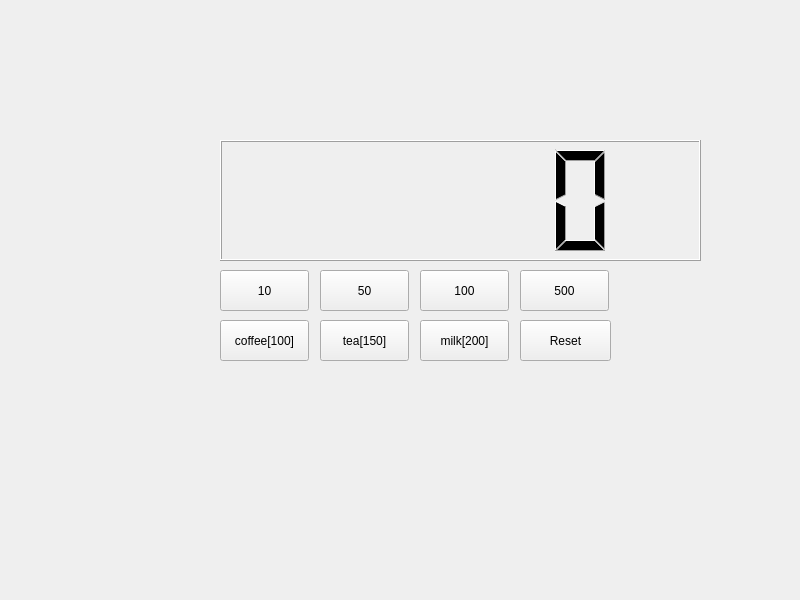
<?xml version="1.0" encoding="UTF-8"?>
<ui version="4.0">
 <class>Widget</class>
 <widget class="QWidget" name="Widget">
  <property name="geometry">
   <rect>
    <x>0</x>
    <y>0</y>
    <width>800</width>
    <height>600</height>
   </rect>
  </property>
  <property name="windowTitle">
   <string>Widget</string>
  </property>
  <widget class="QPushButton" name="pbCoin10">
   <property name="geometry">
    <rect>
     <x>220</x>
     <y>270</y>
     <width>89</width>
     <height>41</height>
    </rect>
   </property>
   <property name="text">
    <string>10</string>
   </property>
  </widget>
  <widget class="QPushButton" name="pbCoin50">
   <property name="geometry">
    <rect>
     <x>320</x>
     <y>270</y>
     <width>89</width>
     <height>41</height>
    </rect>
   </property>
   <property name="text">
    <string>50</string>
   </property>
  </widget>
  <widget class="QLCDNumber" name="lcdNumber">
   <property name="geometry">
    <rect>
     <x>220</x>
     <y>140</y>
     <width>481</width>
     <height>121</height>
    </rect>
   </property>
  </widget>
  <widget class="QPushButton" name="pbCoin100">
   <property name="geometry">
    <rect>
     <x>420</x>
     <y>270</y>
     <width>89</width>
     <height>41</height>
    </rect>
   </property>
   <property name="text">
    <string>100</string>
   </property>
  </widget>
  <widget class="QPushButton" name="pbCoin500">
   <property name="geometry">
    <rect>
     <x>520</x>
     <y>270</y>
     <width>89</width>
     <height>41</height>
    </rect>
   </property>
   <property name="text">
    <string>500</string>
   </property>
  </widget>
  <widget class="QPushButton" name="pb_coffee">
   <property name="geometry">
    <rect>
     <x>220</x>
     <y>320</y>
     <width>89</width>
     <height>41</height>
    </rect>
   </property>
   <property name="text">
    <string>coffee[100]</string>
   </property>
  </widget>
  <widget class="QPushButton" name="pb_tea">
   <property name="geometry">
    <rect>
     <x>320</x>
     <y>320</y>
     <width>89</width>
     <height>41</height>
    </rect>
   </property>
   <property name="text">
    <string>tea[150]</string>
   </property>
  </widget>
  <widget class="QPushButton" name="pb_milk">
   <property name="geometry">
    <rect>
     <x>420</x>
     <y>320</y>
     <width>89</width>
     <height>41</height>
    </rect>
   </property>
   <property name="text">
    <string>milk[200]</string>
   </property>
  </widget>
  <widget class="QPushButton" name="pb_Reset">
   <property name="geometry">
    <rect>
     <x>520</x>
     <y>320</y>
     <width>91</width>
     <height>41</height>
    </rect>
   </property>
   <property name="text">
    <string>Reset</string>
   </property>
  </widget>
 </widget>
 <resources/>
 <connections/>
</ui>
